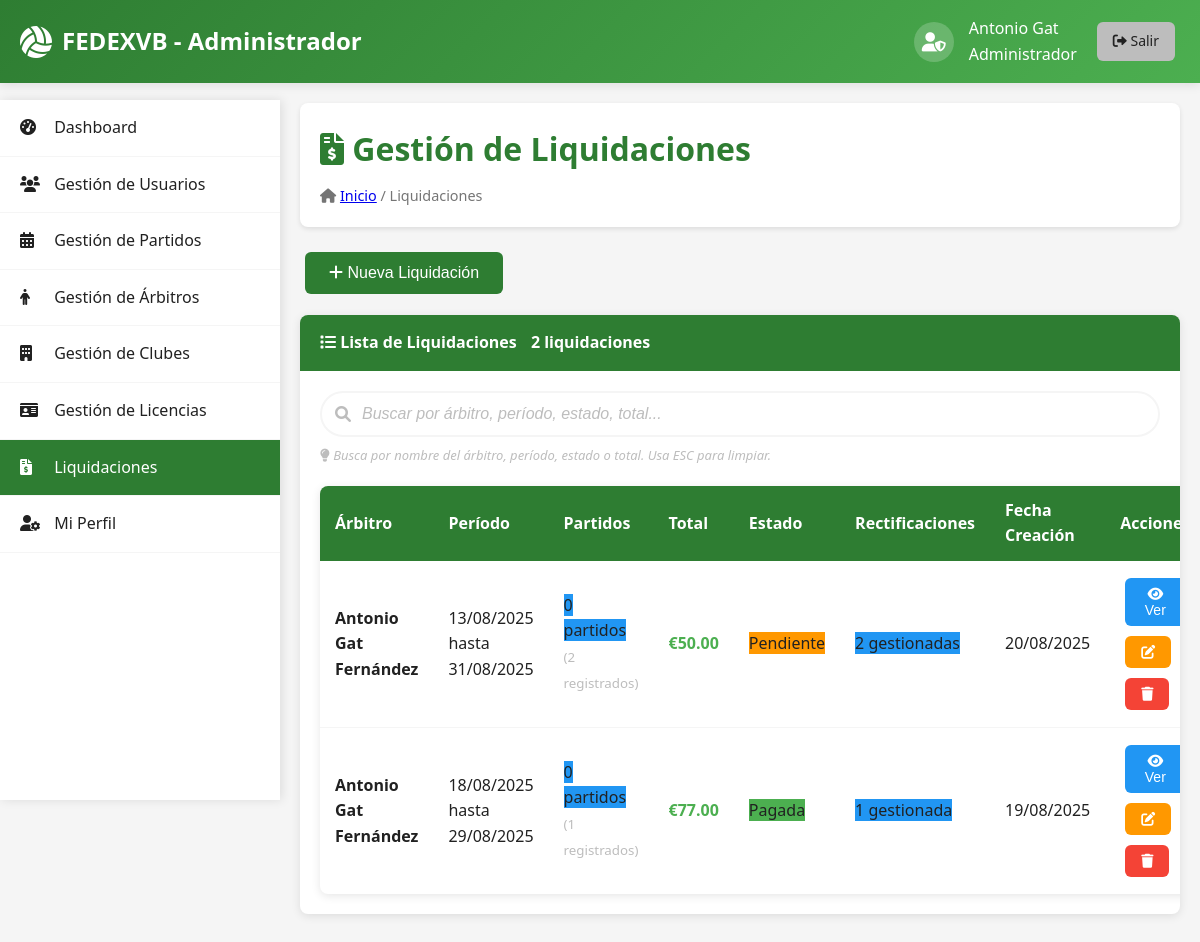
/admin/liquidaciones.php (signed in), run on the app's committed database.
### tables this page shows
CREATE TABLE IF NOT EXISTS `liquidaciones` (
  `id` int(11) NOT NULL AUTO_INCREMENT,
  `arbitro_id` int(11) NOT NULL,
  `fecha_inicio` date NOT NULL,
  `fecha_fin` date NOT NULL,
  `numero_partidos` int(11) DEFAULT 0,
  `observaciones` text DEFAULT NULL,
  `estado` enum('pendiente','aprobada','pagada','rectificacion') DEFAULT 'pendiente',
  `fecha_creacion` timestamp NOT NULL DEFAULT current_timestamp(),
  PRIMARY KEY (`id`),
  KEY `arbitro_id` (`arbitro_id`),
  CONSTRAINT `liquidaciones_ibfk_1` FOREIGN KEY (`arbitro_id`) REFERENCES `arbitros` (`id`)
);

### includes/functions.php (called while the page is built, shortened)
<?php
function format_date($date, $format = 'd/m/Y') {
    return date($format, strtotime($date));
}
?>

### admin/liquidaciones.php (the view, shortened to what this page needs)
<?php
require_once __DIR__ . '/../includes/functions.php';
$database = new Database();
$conn = $database->getConnection();
$query = "SELECT l.*,
                 CONCAT(a.nombre, ' ', a.apellidos) as arbitro_nombre,
                 l.numero_partidos as partidos_contabilizados,
                 COUNT(lp.id) as total_partidos_registrados,
                 SUM(lp.importe_partido + lp.importe_dieta + lp.importe_kilometraje) as total_importe_calculado,
                 COUNT(r.id) as total_rectificaciones,
                 SUM(CASE WHEN r.estado = 'pendiente' THEN 1 ELSE 0 END) as rectificaciones_pendientes,
                 GROUP_CONCAT(CASE WHEN r.estado = 'pendiente' THEN r.id END) as rectificacion_pendiente_id,
                 GROUP_CONCAT(CASE WHEN r.estado = 'pendiente' THEN r.motivo END SEPARATOR '|||') as rectificacion_motivo,
                 GROUP_CONCAT(CASE WHEN r.estado = 'pendiente' THEN r.observaciones END SEPARATOR '|||') as rectificacion_observaciones
          FROM liquidaciones l
          LEFT JOIN arbitros a ON l.arbitro_id = a.id
          LEFT JOIN liquidaciones_partidos lp ON l.id = lp.liquidacion_id
          LEFT JOIN rectificaciones_liquidaciones r ON l.id = r.liquidacion_id
          GROUP BY l.id
          ORDER BY l.fecha_creacion DESC";
$stmt = $conn->prepare($query);
$stmt->execute();
$liquidaciones = $stmt->fetchAll(PDO::FETCH_ASSOC);
?>
<!DOCTYPE html>
<html lang="es">
<head>
    <link rel="stylesheet" href="../assets/css/style.css">
    <link rel="stylesheet" href="../assets/css/search-bar.css">
    <link rel="stylesheet" href="https://cdnjs.cloudflare.com/ajax/libs/font-awesome/6.0.0/css/all.min.css">
</head>
<body>
    <header class="header">
        <div class="container">
            <div class="header-content">
                <div class="logo">
                    <i class="fas fa-volleyball-ball"></i>
                    <span>FEDEXVB - Administrador</span>
                </div>
                <div class="user-info">
                    <div class="user-avatar">
                        <i class="fas fa-user-shield"></i>
                    </div>
                    <div>
                        <div class="user-name"><?php echo $_SESSION['user_name'] . ' ' . $_SESSION['user_lastname']; ?></div>
                        <div class="user-role">Administrador</div>
                    </div>
                    <a href="../includes/logout.php" class="btn btn-secondary btn-sm">
                        <i class="fas fa-sign-out-alt"></i> Salir
                    </a>
                </div>
            </div>
        </div>
    </header>
    <nav class="sidebar">
        <ul class="sidebar-menu">
            <li><a href="dashboard.php"><i class="fas fa-tachometer-alt"></i> Dashboard</a></li>
            <li><a href="usuarios.php"><i class="fas fa-users"></i> Gestión de Usuarios</a></li>
            <li><a href="partidos.php"><i class="fas fa-calendar-alt"></i> Gestión de Partidos</a></li>
            <li><a href="arbitros.php"><i class="fa-solid fa-person"></i> Gestión de Árbitros</a></li>
            <li><a href="clubes.php"><i class="fas fa-building"></i> Gestión de Clubes</a></li>
            <li><a href="licencias.php"><i class="fas fa-id-card"></i> Gestión de Licencias</a></li>
            <li><a href="liquidaciones.php" class="active"><i class="fas fa-file-invoice-dollar"></i> Liquidaciones</a></li>
            <li><a href="perfil.php"><i class="fas fa-user-cog"></i> Mi Perfil</a></li>
        </ul>
    </nav>
    <main class="main-content">
        <div class="content-header">
            <h1><i class="fas fa-file-invoice-dollar"></i> Gestión de Liquidaciones</h1>
            <div class="breadcrumb">
                <i class="fas fa-home"></i> <a href="dashboard.php">Inicio</a> / Liquidaciones
            </div>
        </div>
        <div class="mb-3">
            <button onclick="openModal('createLiquidacionModal')" class="btn btn-primary">
                <i class="fas fa-plus"></i> Nueva Liquidación
            </button>
        </div>
        <div class="card">
            <div class="card-header">
                <i class="fas fa-list"></i> Lista de Liquidaciones
                <span class="badge" style="background: var(--primary-green); color: white; margin-left: 10px;">
                    <span id="total-count"><?php echo count($liquidaciones); ?></span> liquidaciones
                </span>
            </div>
            <div class="card-body">
                <div class="search-container">
                    <div class="search-input-group">
                        <div class="search-input-icon">
                            <i class="fas fa-search"></i>
                            <input type="text"
                                   id="searchInput"
                                   placeholder="Buscar por árbitro, período, estado, total..."
                                   class="search-input-field">
                        </div>
                    </div>
                    <div class="search-help">
                        <i class="fas fa-lightbulb"></i>
                        <em>Busca por nombre del árbitro, período, estado o total. Usa ESC para limpiar.</em>
                    </div>
                </div>
                <div class="table-responsive">
                    <table class="table data-table searchable-table" id="liquidacionesTable">
                        <thead>
                            <tr>
                                <th data-sortable>Árbitro</th>
                                <th data-sortable>Período</th>
                                <th data-sortable>Partidos</th>
                                <th data-sortable>Total</th>
                                <th data-sortable>Estado</th>
                                <th>Rectificaciones</th>
                                <th data-sortable>Fecha Creación</th>
                                <th>Acciones</th>
                            </tr>
                        </thead>
                        <tbody>
                            <?php foreach ($liquidaciones as $liquidacion): ?>
                            <tr>
                                <td><strong><?php echo $liquidacion['arbitro_nombre']; ?></strong></td>
                                <td>
                                    <?php echo format_date($liquidacion['fecha_inicio']); ?>
                                    <br>hasta<br>
                                    <?php echo format_date($liquidacion['fecha_fin']); ?>
                                </td>
                                <td>
                                    <span class="badge" style="background: var(--info);">
                                        <?php echo $liquidacion['partidos_contabilizados']; ?> partidos
                                    </span>
                                    <?php if ($liquidacion['total_partidos_registrados'] > 0): ?>
                                        <br><small style="color: var(--medium-gray);">
                                            (<?php echo $liquidacion['total_partidos_registrados']; ?> registrados)
                                        </small>
                                    <?php endif; ?>
                                </td>
                                <td>
                                    <strong style="color: var(--success);">
                                        €<?php echo number_format($liquidacion['total_importe_calculado'], 2); ?>
                                    </strong>
                                </td>
                                <td>
                                    <span class="badge" style="background:
                                        <?php
                                        echo $liquidacion['estado'] == 'pagada' ? 'var(--success)' :
                                             ($liquidacion['estado'] == 'pendiente' ? 'var(--warning)' : 'var(--error)');
                                        ?>">
                                        <?php echo ucfirst($liquidacion['estado']); ?>
                                    </span>
                                </td>
                                <td>
                                    <?php if ($liquidacion['total_rectificaciones'] > 0): ?>
                                        <span class="badge" style="background:
                                            <?php echo $liquidacion['rectificaciones_pendientes'] > 0 ? 'var(--warning)' : 'var(--info)'; ?>">
                                            <?php
                                            if ($liquidacion['rectificaciones_pendientes'] > 0) {
                                                echo $liquidacion['rectificaciones_pendientes'] . ' pendiente' . ($liquidacion['rectificaciones_pendientes'] > 1 ? 's' : '');
                                            } else {
                                                echo $liquidacion['total_rectificaciones'] . ' gestionada' . ($liquidacion['total_rectificaciones'] > 1 ? 's' : '');
                                            }
                                            ?>
                                        </span>
                                    <?php else: ?>
                                        <span style="color: var(--medium-gray); font-size: 0.9em;">Sin rectificaciones</span>
                                    <?php endif; ?>
                                </td>
                                <td><?php echo format_date($liquidacion['fecha_creacion']); ?></td>
                                <td>
                                    <button onclick="verDetalles(<?php echo $liquidacion['id']; ?>)" class="btn btn-info btn-sm">
                                        <i class="fas fa-eye"></i> Ver
                                    </button>
                                    <button onclick="editLiquidacion(<?php echo $liquidacion['id']; ?>)" class="btn btn-warning btn-sm">
                                        <i class="fas fa-edit"></i>
                                    </button>
                                    <button onclick="deleteLiquidacion(<?php echo $liquidacion['id']; ?>)" class="btn btn-danger btn-sm">
                                        <i class="fas fa-trash"></i>
                                    </button>
                                </td>
                            </tr>
                            <?php endforeach; ?>
                        </tbody>
                    </table>
                </div>
            </div>
        </div>
    </main>
</body>
</html>

### assets/css/style.css (style rules this page uses)
:root { --primary-green: #2E7D32; --light-green: #4CAF50; --dark-green: #1B5E20; --primary-black: #212121; --light-black: #424242; --primary-white: #FFFFFF; --light-gray: #F5F5F5; --medium-gray: #BDBDBD; --dark-gray: #757575; --success: #4CAF50; --warning: #FF9800; --error: #F44336; --info: #2196F3; }
* { margin: 0; padding: 0; box-sizing: border-box; }
body { font-family: 'Segoe UI', Tahoma, Geneva, Verdana, sans-serif; background-color: var(--light-gray); color: var(--primary-black); line-height: 1.6; }
.container { max-width: 1200px; margin: 0 auto; padding: 0 20px; }
.header { background: linear-gradient(135deg, var(--primary-green), var(--light-green)); color: var(--primary-white); padding: 1rem 0; box-shadow: 0 2px 10px rgba(0,0,0,0.1); }
.header-content { display: flex; justify-content: space-between; align-items: center; flex-wrap: wrap; }
.logo { display: flex; align-items: center; gap: 10px; font-size: 1.5rem; font-weight: bold; }
.logo i { font-size: 2rem; }
.user-info { display: flex; align-items: center; gap: 15px; color: var(--primary-white); }
.user-avatar { width: 40px; height: 40px; background-color: rgba(255,255,255,0.2); border-radius: 50%; display: flex; align-items: center; justify-content: center; font-size: 1.2rem; }
.sidebar { background-color: var(--primary-white); width: 280px; height: calc(100vh - 100px); position: fixed; left: 0; top: 100px; overflow-y: auto; box-shadow: 2px 0 10px rgba(0,0,0,0.1); z-index: 1000; }
.sidebar-menu { list-style: none; padding: 0; }
.sidebar-menu li { border-bottom: 1px solid var(--light-gray); }
.sidebar-menu a { display: block; padding: 15px 20px; text-decoration: none; color: var(--primary-black); transition: all 0.3s ease; }
.sidebar-menu a.active { background-color: var(--primary-green); color: var(--primary-white); }
.sidebar-menu i { margin-right: 10px; width: 20px; }
.main-content { margin-left: 280px; padding: 20px; min-height: calc(100vh - 100px); }
.content-header { background-color: var(--primary-white); padding: 20px; border-radius: 8px; margin-bottom: 20px; box-shadow: 0 2px 5px rgba(0,0,0,0.1); }
.content-header h1 { color: var(--primary-green); margin-bottom: 10px; }
.breadcrumb { color: var(--dark-gray); font-size: 0.9rem; }
.card { background-color: var(--primary-white); border-radius: 8px; box-shadow: 0 2px 10px rgba(0,0,0,0.1); margin-bottom: 20px; overflow: hidden; }
.card-header { background-color: var(--primary-green); color: var(--primary-white); padding: 15px 20px; font-weight: bold; }
.card-body { padding: 20px; }
.btn { display: inline-block; padding: 12px 24px; border: none; border-radius: 6px; cursor: pointer; text-decoration: none; font-size: 1rem; font-weight: 500; text-align: center; transition: all 0.3s ease; margin: 5px; }
.btn-primary { background-color: var(--primary-green); color: var(--primary-white); }
.btn-secondary { background-color: var(--medium-gray); color: var(--primary-black); }
.btn-warning { background-color: var(--warning); color: var(--primary-white); }
.btn-danger { background-color: var(--error); color: var(--primary-white); }
.btn-info { background-color: var(--info); color: var(--primary-white); }
.btn-sm { padding: 8px 16px; font-size: 0.875rem; }
.table { width: 100%; border-collapse: collapse; background-color: var(--primary-white); border-radius: 8px; overflow: hidden; box-shadow: 0 2px 10px rgba(0,0,0,0.1); }
.table th, .table td { padding: 12px 15px; text-align: left; border-bottom: 1px solid var(--light-gray); }
.table th { background-color: var(--primary-green); color: var(--primary-white); font-weight: 600; }
.table tr:last-child td { border-bottom: none; }
.mb-3 { margin-bottom: 1rem; }
.table thead th { background-color: var(--primary-green); color: white; border: none; font-weight: 600; }

### data on the page
liquidaciones: arbitro_nombre "Antonio Gat Fernández", fecha_inicio "13/08/2025", fecha_fin "31/08/2025", numero_partidos "0", total_partidos_registrados "2", total_importe_calculado "50.00", estado "Pendiente", total_rectificaciones "2", fecha_creacion "20/08/2025"
liquidaciones: arbitro_nombre "Antonio Gat Fernández", fecha_inicio "18/08/2025", fecha_fin "29/08/2025", numero_partidos "0", total_partidos_registrados "1", total_importe_calculado "77.00", estado "Pagada", total_rectificaciones "1", fecha_creacion "19/08/2025"

### other printed values
$_SESSION['user_name'] "Antonio"
$_SESSION['user_lastname'] "Gat"
count($liquidaciones) "2"
